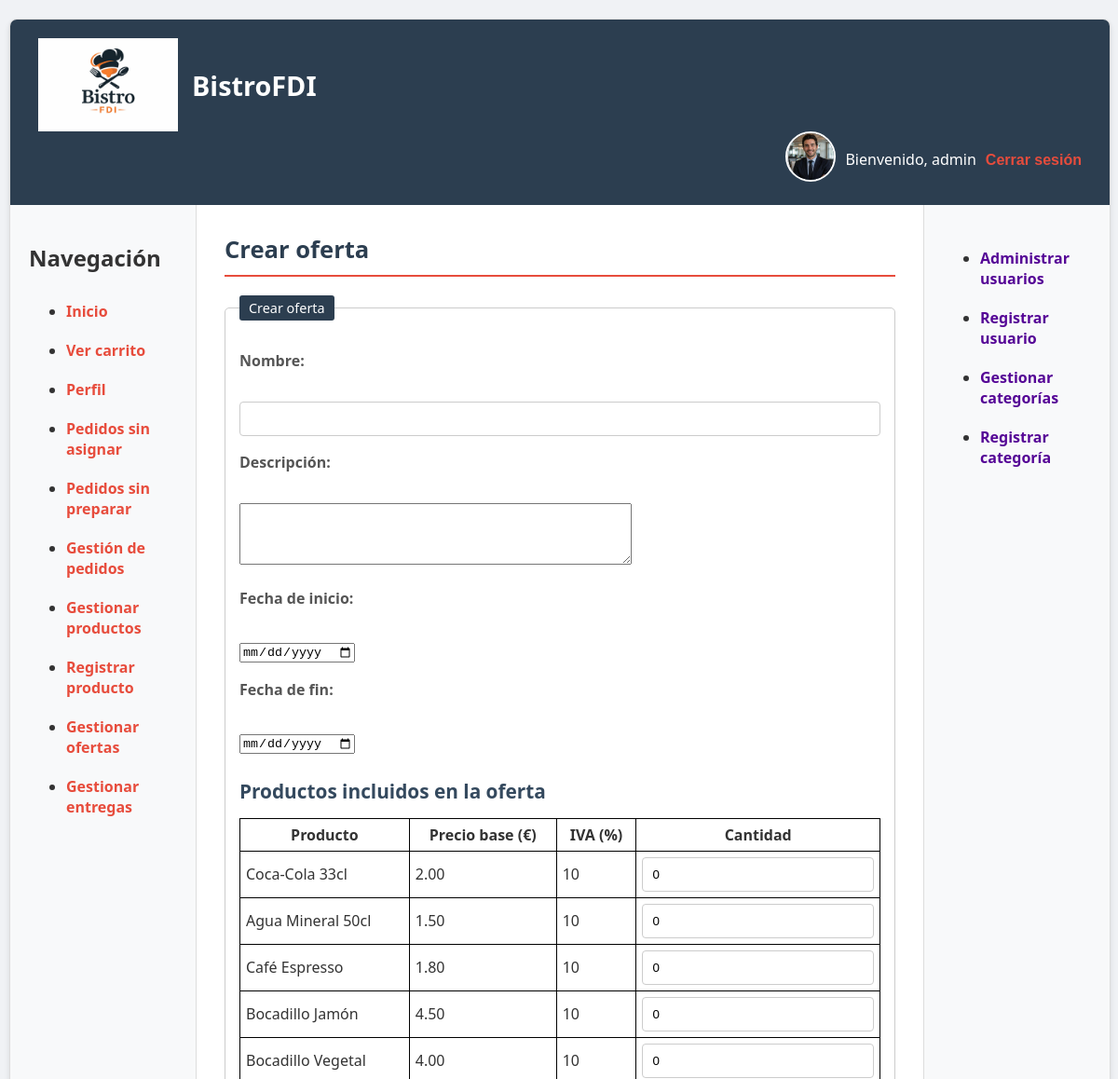
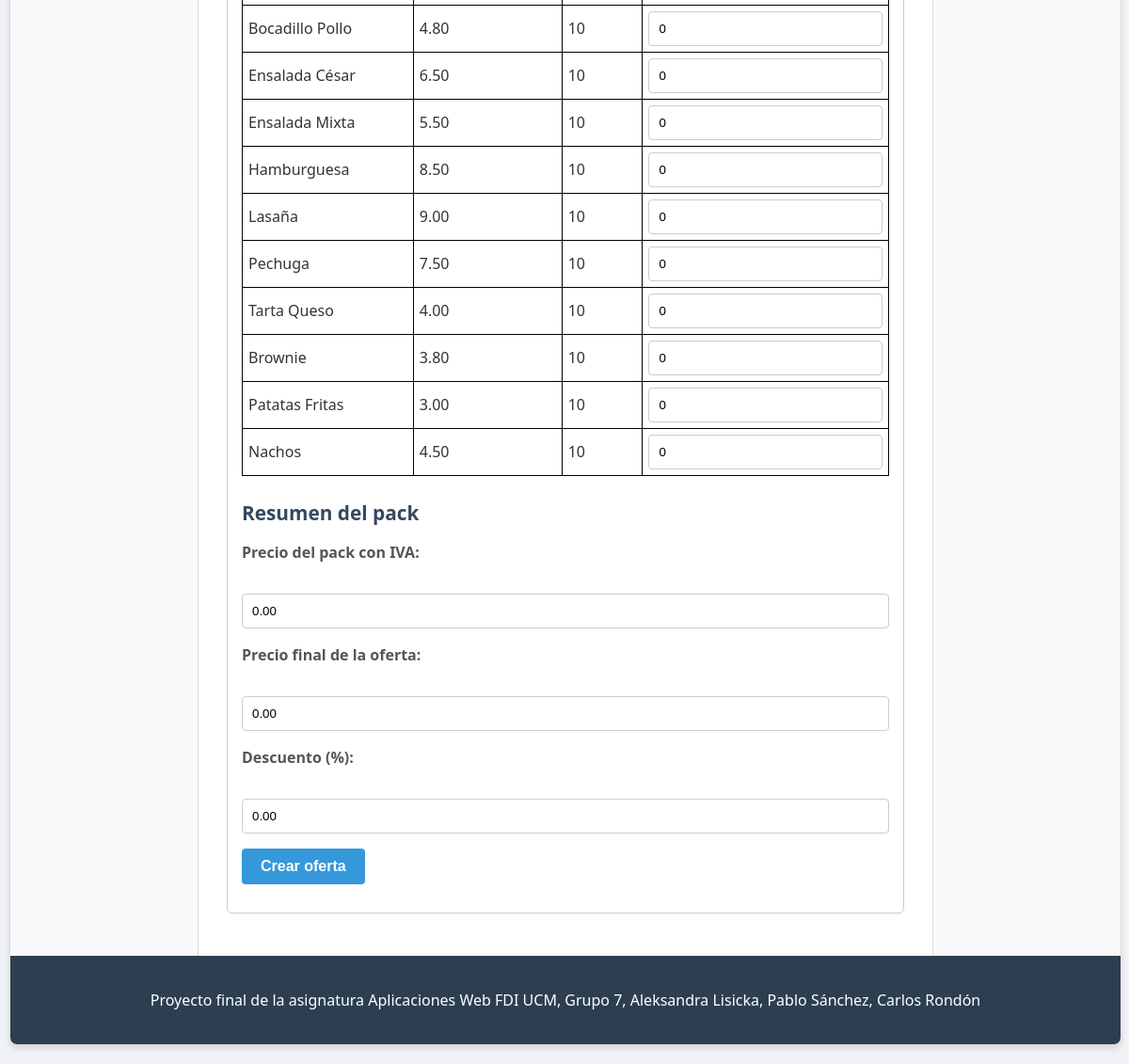
Page /ofertas/crearOferta.php (signed in) on the committed database (2 pictures, top to bottom).
### tables this page shows
CREATE TABLE `productos` (
  `id`            INT(11)        NOT NULL AUTO_INCREMENT,
  `nombreProd`    VARCHAR(150)   NOT NULL,
  `descripcion`   TEXT           NOT NULL,
  `categoria_id`  INT(11)        NOT NULL,
  `precio`        DECIMAL(10,2)  NOT NULL,
  `iva`           ENUM('4','10','21') NOT NULL,
  `stock`         INT(11)        DEFAULT 0,
  `disponible`    TINYINT(1)     DEFAULT 1,
  `ofertado`      TINYINT(1)     DEFAULT 1,             
  `fechaCreacion` DATETIME       DEFAULT current_timestamp(),
  PRIMARY KEY (`id`),
  FOREIGN KEY (`categoria_id`) REFERENCES `categorias`(`id`)
);

### includes/clases/productos/Producto.php (called while the page is built, shortened)
<?php
class Producto {
    private $id;
    private $nombreProd;
    private $precio;
    private $iva;
    public function __construct($id, $nombreProd, $descripcion, $categoria_id, $precio, $iva, $stock, $disponible, $ofertado, $fechaCreacion, $rutaImagen = null) {
        $this->id = $id;
        $this->nombreProd = $nombreProd;
        $this->precio = $precio;
        $this->iva = $iva;
    }
    public function getId() {
        return $this->id;
    }
    public function getNombreProd() {
        return $this->nombreProd;
    }
    public function getPrecio() {
        return $this->precio;
    }
    public function getIva() {
        return $this->iva;
    }
    public static function listar($categoria) {
        $conn = Aplicacion::getInstance()->getConexionBd();
        if($categoria === 'Todos' || $categoria === '') {
            $sql = sprintf("SELECT p.*, pi.rutaImagen
                FROM productos p
                JOIN categorias c ON c.id = p.categoria_id
                JOIN producto_imagenes pi ON p.id = pi.producto_id
                GROUP BY p.id
                ORDER BY c.nombre
                ");
        }
        $rs = $conn->query($sql);
        $productos = [];
        if ($rs) {
            while ($fila = $rs->fetch_assoc()) {
                $productos[] = new Producto(
                    $fila['id'],
                    $fila['nombreProd'],
                    $fila['descripcion'],
                    $fila['categoria'] ?? null,
                    $fila['precio'],
                    $fila['iva'],
                    $fila['stock'],
                    $fila['disponible'],
                    $fila['ofertado'],
                    null,
                    $fila['rutaImagen']
                );
            }
        }
        return $productos;
    }
}

### includes/clases/ofertas/FormularioCrearOferta.php (the view, shortened to what this page needs)
<?php
class FormularioCrearOferta extends Formulario
{
    protected function generaCamposFormulario(&$datos)
    {
        $nombre = htmlspecialchars($datos['nombre'] ?? '');
        $descripcion = htmlspecialchars($datos['descripcion'] ?? '');
        $fechaInicio = htmlspecialchars($datos['fechaInicio'] ?? '');
        $fechaFin = htmlspecialchars($datos['fechaFin'] ?? '');
        $descuento = htmlspecialchars($datos['descuento'] ?? '');
        $precioFinal = htmlspecialchars($datos['precioFinal'] ?? '');
        $productos = Producto::listar('Todos');
        $filasProductos = '';
        if ($productos) {
            foreach ($productos as $producto) {
                $idProducto = (int)$producto->getId();
                $nombreProd = htmlspecialchars($producto->getNombreProd());
                $precio = number_format((float)$producto->getPrecio(), 2, '.', '');
                $iva = (int)$producto->getIva();
                $cantidad = isset($datos['cantidades'][$idProducto]) ? (int)$datos['cantidades'][$idProducto] : 0;
                $filasProductos .= <<<EOS
                <tr>
                    <td>{$nombreProd}</td>
                    <td>{$precio}</td>
                    <td>{$iva}</td>
                    <td>
                        <input type="number" name="cantidades[$idProducto]" class="cantidad-prod" data-precio="{$precio}" data-iva="{$iva}" min="0" value="{$cantidad}">
                    </td>
                </tr>
EOS;
            }
        }
        return <<<EOS
        <fieldset>
            <legend>Crear oferta</legend>
            <p>
                <label for="nombre">Nombre:</label><br>
                <input type="text" name="nombre" id="nombre" value="{$nombre}" required>
            </p>
            <p>
                <label for="descripcion">Descripción:</label><br>
                <textarea name="descripcion" id="descripcion" rows="4" cols="50">{$descripcion}</textarea>
            </p>
            <p>
                <label for="fechaInicio">Fecha de inicio:</label><br>
                <input type="date" name="fechaInicio" id="fechaInicio" value="{$fechaInicio}" required>
            </p>
            <p>
                <label for="fechaFin">Fecha de fin:</label><br>
                <input type="date" name="fechaFin" id="fechaFin" value="{$fechaFin}" required>
            </p>
            <h3>Productos incluidos en la oferta</h3>
            <table class="tabla-ofertas">
                <thead>
                    <tr>
                        <th>Producto</th>
                        <th>Precio base (€)</th>
                        <th>IVA (%)</th>
                        <th>Cantidad</th>
                    </tr>
                </thead>
                <tbody>
                    $filasProductos
                </tbody>
            </table>
            <h3>Resumen del pack</h3>
            <p>
                <label for="precioPack">Precio del pack con IVA:</label><br>
                <input type="number" step="0.01" id="precioPack" name="precioPack" value="0.00" readonly>
            </p>
            <p>
                <label for="precioFinal">Precio final de la oferta:</label><br>
                <input type="number" step="0.01" min="0" name="precioFinal" id="precioFinal" value="{$precioFinal}">
            </p>
            <p>
                <label for="descuento">Descuento (%):</label><br>
                <input type="number" step="0.01" min="0" name="descuento" id="descuento" value="{$descuento}" readonly>
            </p>
            <p>
                <button type="submit">Crear oferta</button>
            </p>
        </fieldset>
EOS;
    }
}

### css/estilo.css (style rules this page uses)
body { background-color: #f0f2f5; font-family: Segoe UI, Roboto, Helvetica, Arial, sans-serif; margin: 0; padding: 20px 10px; color: #333; }
main h3 { color: #34495e; margin-top: 25px; margin-bottom: 15px; font-size: 1.3em; }
main p { line-height: 1.6; margin-bottom: 15px; color: #444; }
fieldset { border: 1px solid #ccc; border-radius: 5px; margin: 15px 0; padding: 15px; }
legend { color: #fff; background: #2c3e50; border-radius: 3px; padding: 4px 10px; font-size: 0.9em; }
label { display: block; margin-bottom: 5px; font-weight: bold; color: #555; }
input[type="text"], input[type="password"], input[type="email"], input[type="number"], select { width: 100%; padding: 10px; border: 1px solid #ccc; border-radius: 4px; box-sizing: border-box; }
button, a.boton { border: none; border-radius: 4px; font-size: 1em; font-weight: bold; padding: 10px 20px; cursor: pointer; background-color: #3498db; color: white; text-align: center; text-decoration: none; display: inline-block; transition: background-color 0.3s; }
.tabla-ofertas { border-collapse: collapse; width: 100%; }
.tabla-ofertas th, .tabla-ofertas td { border: 1px solid #000; padding: 6px; }

### rows in the picture
productos: nombreProd "Coca-Cola 33cl", precio "2.00", iva "10", id "0"
productos: nombreProd "Agua Mineral 50cl", precio "1.50", iva "10", id "0"
productos: nombreProd "Café Espresso", precio "1.80", iva "10", id "0"
productos: nombreProd "Bocadillo Jamón", precio "4.50", iva "10", id "0"
productos: nombreProd "Bocadillo Vegetal", precio "4.00", iva "10", id "0"
productos: nombreProd "Bocadillo Pollo", precio "4.80", iva "10", id "0"
productos: nombreProd "Ensalada César", precio "6.50", iva "10", id "0"
productos: nombreProd "Ensalada Mixta", precio "5.50", iva "10", id "0"
productos: nombreProd "Hamburguesa", precio "8.50", iva "10", id "0"
productos: nombreProd "Lasaña", precio "9.00", iva "10", id "0"
productos: nombreProd "Pechuga", precio "7.50", iva "10", id "0"
productos: nombreProd "Tarta Queso", precio "4.00", iva "10", id "0"
productos: nombreProd "Brownie", precio "3.80", iva "10", id "0"
productos: nombreProd "Patatas Fritas", precio "3.00", iva "10", id "0"
productos: nombreProd "Nachos", precio "4.50", iva "10", id "0"

### other values in the picture
$params['cabecera'] "BistroFDI"
$nombreUsuario "admin"
